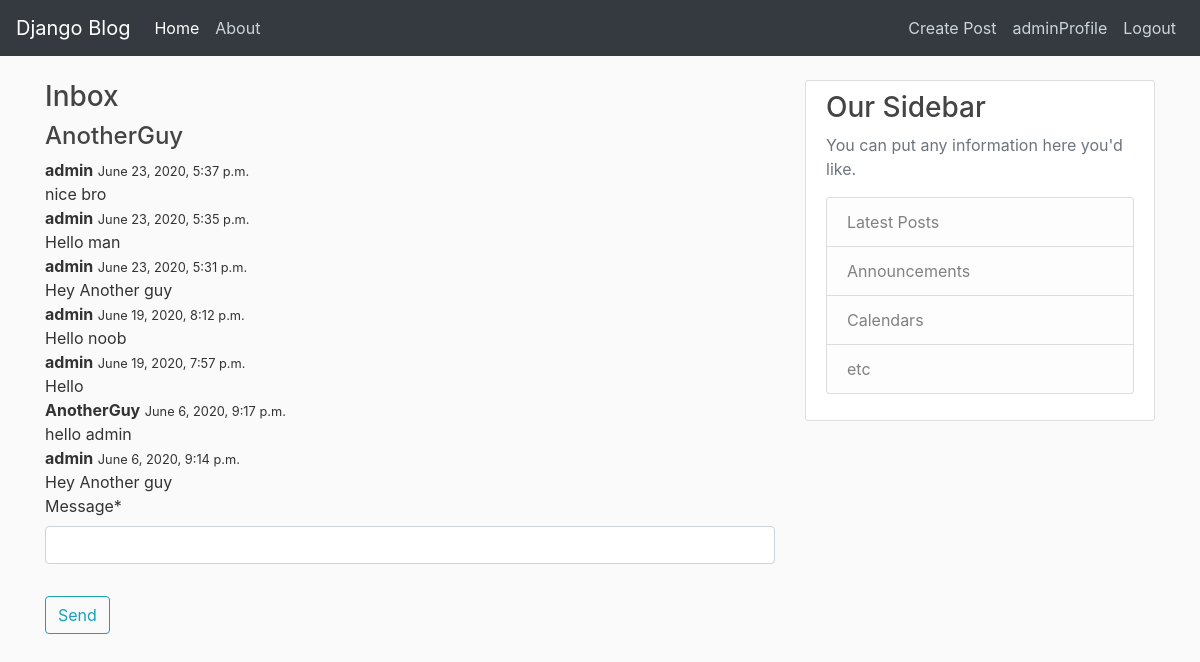
The app's page /users/message/4/ (signed in) with its own data.
### users/models.py (models this page shows, shortened)
class Message(models.Model):
    sender=models.ForeignKey(User,on_delete=models.CASCADE,related_name="sender")
    reciever=models.ForeignKey(User,on_delete=models.CASCADE,related_name="reciever")
    date_sent=models.DateTimeField(default=timezone.now)
    message=models.CharField(max_length=1000)

### users/views.py (the view, shortened to what this page needs)
# urls.py: path('message/<int:id>/', views.messagesFucn,name="messages"),
@login_required
def messagesFucn(request,id):
    if request.method=="GET":
        messagesobj=Message.objects.all().order_by('-date_sent')
        data=[]
        for message in messagesobj:
            if (message.sender.id==id and message.reciever.id==request.user.id) or (message.reciever.id==id and message.sender.id==request.user.id):
                data.append(message)
        to=User.objects.filter(id=id)[0].username
        form=messageForm()
        context={"Usermessages":data,"to":to,"form":form}
        return render(request,"users/message.html",context)

### users/forms.py
class messageForm(forms.ModelForm):
    message=forms.CharField(max_length=1000)
    class Meta:
        model=Message
        fields=['message']

### users/templates/users/message.html (shortened to what this page needs)
{% extends "blog/base.html" %}
{% block content %}
{% load crispy_forms_tags %}
<h3>Inbox</h3>
<h4>{{to}}</h4>
{% for message in Usermessages %}
    <div class="toast show" role="alert" aria-live="assertive" aria-atomic="true">
        <div class="toast-header">
            <strong class="mr-auto">{{ message.sender.username }}</strong>
            <small>{{ message.date_sent }}</small>
        </div>
        <div class="toast-body">
            {{ message.message }}
        </div>
    </div>
{% endfor %}
    <form method="POST">
        <fieldset class="form-group">
            {{ form|crispy }}
        </fieldset>
        <div class="form-group">
            <button class="btn btn-outline-info" type="submit">Send</button>
        </div>
    </form>
{% endblock content %}

### blog/templates/blog/base.html (shortened to what this page needs)
{% load static %}
<!DOCTYPE html>
<html>
<head>
    <link rel="stylesheet" href="https://maxcdn.bootstrapcdn.com/bootstrap/4.0.0/css/bootstrap.min.css">
    <link rel="stylesheet" type="text/css" href="{% static 'blog/css/main.css' %}">
</head>
<body>
  <header class="site-header">
    <nav class="navbar navbar-expand-lg navbar-dark bg-dark fixed-top">
      <a class="navbar-brand" href="{% url 'blog-home' %}">Django Blog</a>
      <div class="collapse navbar-collapse" id="navbarColor02">
        <ul class="navbar-nav mr-auto">
          <li class="nav-item active">
            <a class="nav-item nav-link" href="{% url 'blog-home' %}">Home</a>
          </li>
          <li class="nav-item">
            <a class="nav-item nav-link" href="{% url 'blog-about' %}">About</a>
          </li>
        </ul>
        <div class="navbar-nav">
          {% if user.is_authenticated %}
          <a class="nav-item nav-link" href="{% url 'post-create' %}">Create Post</a>
          <a class="nav-item nav-link" href="{% url 'profile' %}">{{user.username}}Profile</a>
            <a class="nav-item nav-link" href="{% url 'logout' %}">Logout</a>
          {% else %}
            <a class="nav-item nav-link" href="{% url 'login' %}">Login</a>
            <a class="nav-item nav-link" href="{% url 'register' %}">Register</a>
          {% endif %}
        </div>
      </div>
    </nav>
  </header>
    <main role="main" class="container">
      <div class="row">
        <div class="col-md-8">
          {% block content %}{% endblock %}
        </div>
        <div class="col-md-4">
          <div class="content-section">
            <h3>Our Sidebar</h3>
            <p class='text-muted'>You can put any information here you'd like.
              <ul class="list-group">
                <li class="list-group-item list-group-item-light">Latest Posts</li>
                <li class="list-group-item list-group-item-light">Announcements</li>
                <li class="list-group-item list-group-item-light">Calendars</li>
                <li class="list-group-item list-group-item-light">etc</li>
              </ul>
            </p>
          </div>
        </div>
      </div>
    </main>
</body>
</html>

### blog/static/blog/css/main.css (style rules this page uses)
body { background: #fafafa; color: #333333; margin-top: 5rem; }
h1, h2, h3, h4, h5, h6 { color: #444444; }
ul { margin: 0; }
.site-header .navbar-nav .nav-link { color: #cbd5db; }
.content-section { background: #ffffff; padding: 10px 20px; border: 1px solid #dddddd; border-radius: 3px; margin-bottom: 20px; }

### records on screen
Message: sender.username "admin", date_sent "June 23, 2020, 5:37 p.m.", message "nice bro"
Message: sender.username "admin", date_sent "June 23, 2020, 5:35 p.m.", message "Hello man"
Message: sender.username "admin", date_sent "June 23, 2020, 5:31 p.m.", message "Hey Another guy"
Message: sender.username "admin", date_sent "June 19, 2020, 8:12 p.m.", message "Hello noob"
Message: sender.username "admin", date_sent "June 19, 2020, 7:57 p.m.", message "Hello"
Message: sender.username "AnotherGuy", date_sent "June 6, 2020, 9:17 p.m.", message "hello admin"
Message: sender.username "admin", date_sent "June 6, 2020, 9:14 p.m.", message "Hey Another guy"

### other values on screen
{{ user.username }} "admin"
{{ to }} "AnotherGuy"
